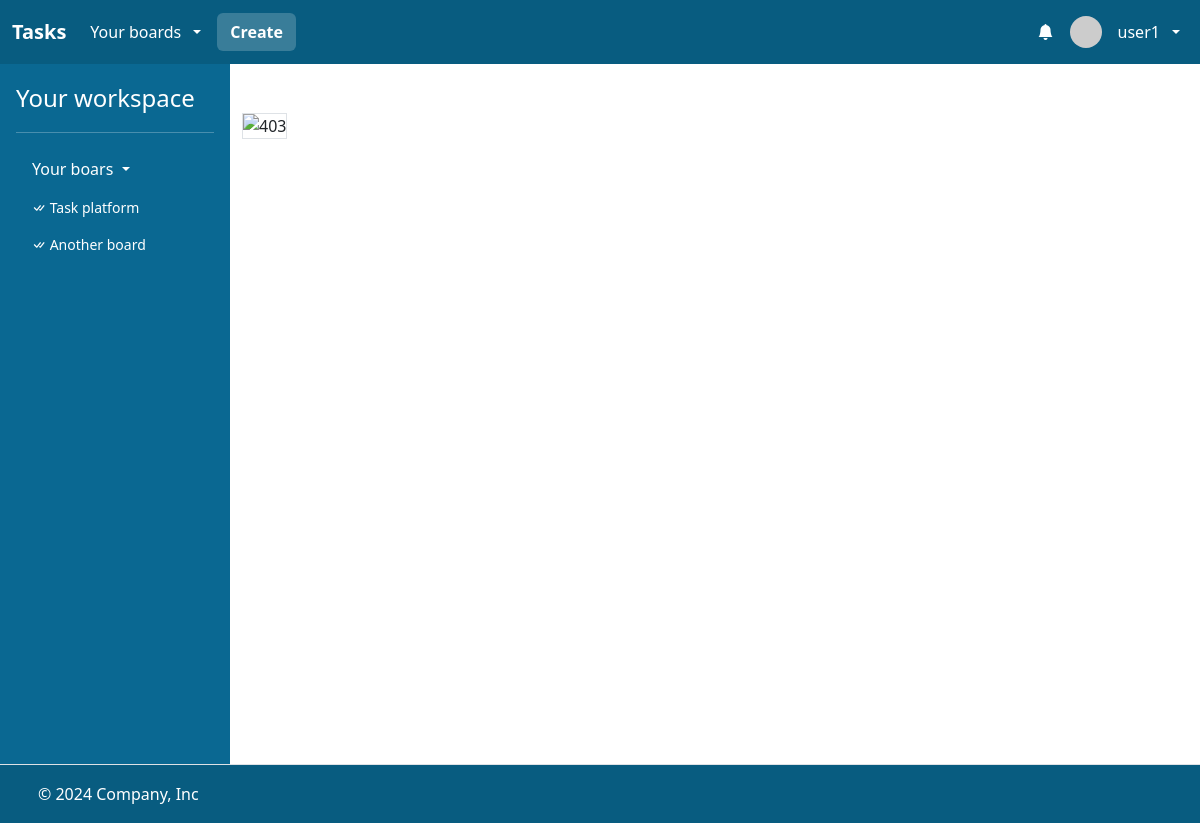
The page /boards/62/get_members (signed in) on the database its author committed.
### task/models.py (models this page shows, shortened)
class User(AbstractUser):
    bio = models.CharField(max_length=256)

class Board(models.Model):
    name = models.CharField(max_length=256)
    description = models.CharField(max_length=256)
    members = models.ManyToManyField(User, related_name="boards")
    created_at = models.DateTimeField(auto_now_add=True)

### task/views/board_views.py (the view, shortened to what this page needs)
@login_required
def board_members_view(request, board_id):
    board = Board.objects.filter(id=board_id).first()
    if board is None:
        return apology(request, "Board does not exist!", 400)
    if not request.user in board.members.all():
        return apology(request, "Forbidden.", 403)

### task/helpers.py (called while the page is built)
def apology(request, message, code=400):
    def escape(s):
        for old, new in [
            ("-", "--"),
            (" ", "-"),
            ("_", "__"),
            ("?", "~q"),
            ("%", "~p"),
            ("#", "~h"),
            ("/", "~s"),
            ('"', "''"),
        ]:
            s = s.replace(old, new)
        return s
    return render(
        request,
        "task/apology.html",
        {"top": code, "bottom": escape(message), "boards": request.user.boards.all()},
    )

### task/templates/task/apology.html (shortened to what this page needs)
{% extends "task/layout.html" %}
{% block main %}
    <div class="container">
        <div class="mt-5">
        <img alt="{{ top }}" class="border img-fluid" src="https://api.memegen.link/images/custom/{{ top | urlencode }}/{{ bottom | urlencode }}.jpg?background=https://i.imgur.com/CsCgN7Ll.png&width=400" title="{{ top }}">
        </div>
    </div>
{% endblock %}

### task/templates/task/layout.html (shortened to what this page needs)
<!DOCTYPE html>
{% load static %}
{% load humanize %}
<html lang="en">
    <head>
        <link href="https://cdn.jsdelivr.net/npm/bootstrap@5.3.3/dist/css/bootstrap.min.css" rel="stylesheet">
        <link rel="stylesheet" href="https://cdn.jsdelivr.net/npm/bootstrap-icons@1.3.0/font/bootstrap-icons.css">
        <link href="{% static 'styles.css' %}" rel="stylesheet">
    </head>
    <body class="h-100vh">
        <div class="d-flex flex-column h-100">
            <header>
                <nav class="navbar navbar-expand-lg bg-custom-3"  data-bs-theme="dark">
                    <div class="container-fluid">
                      <a class="navbar-brand fw-bold" href="{% url 'index' %}">Tasks</a>
                      <div class="collapse navbar-collapse" id="navbarHeader">
                        <ul class="navbar-nav me-auto mb-2 mb-lg-0 d-flex align-items-center gap-2">
                            {% if user.is_authenticated %}
                                <li class="nav-item dropdown">
                                    <a class="nav-link dropdown-toggle text-white d-flex align-items-center gap-2" href="#" role="button" data-bs-toggle="dropdown" aria-expanded="false">
                                        <span>Your boards</span>
                                    </a>
                                </li>
                                <li class="nav-item">
                                    <a class="btn fw-bold text-white bg-custom-4" href="{% url 'create_board' %}">Create</a>
                                </li>
                          {% endif %}
                        </ul>
                        {% if user.is_authenticated %}
                        <ul class="navbar-nav ms-auto mb-2 mb-lg-0 f-flex align-items-center">
                            <li class="nav-item dropdown">
                                <a class="nav-link text-white d-relative d-flex align-items-center gap-2" href="#" role="button" id="dropdownMenuClickableInside" data-bs-toggle="dropdown" data-bs-auto-close="outside" aria-expanded="false">
                                    <i class="bi bi-bell-fill"></i>
                                </a>
                            </li>
                            <li class="nav-item dropdown">
                                <a class="nav-link dropdown-toggle text-white d-flex align-items-center gap-2" href="#" role="button" data-bs-toggle="dropdown" aria-expanded="false">
                                    <img src="https://i.pravatar.cc/48?u={{ user.id }}" alt="" width="32" height="32" class="rounded-circle me-2">
                                    <span>{{ user.username }}</span>
                                </a>
                            </li>
                        </ul>
                        {% endif %}
                      </div>
                    </div>
                  </nav>
            </header>
            <main class="flex-fill">
                <div class="d-flex flex-nowrap h-100">
                    {% if user.is_authenticated %}
                    <div class="d-none d-lg-flex flex-column flex-shrink-0 p-3 text-white side-menu-container">
                        <a href="{% url 'index' %}" class="text-decoration-none d-flex align-items-center mb-3 mb-md-0 me-md-auto text-white">
                          <span class="fs-4">Your workspace</span>
                        </a>
                        <hr>
                        <ul class="nav nav-pills flex-column mb-auto">
                          <li class="mb-1">
                            <button class="nav-link text-white collapsed dropdown-toggle" data-bs-toggle="collapse" data-bs-target="#home-collapse" aria-expanded="true">
                                Your boars
                            </button>
                            <div class="collapse show " id="home-collapse">
                                <ul class="btn-toggle-nav list-unstyled fw-normal pb-1 small max-height-490 overflow-auto">
                                    {% for board in boards %}
                                    <li>
                                        <a href="{% url 'board' board.id %}" class="nav-link text-white">
                                            <i class="bi bi-check-all"></i>
                                            {{ board.name }}
                                        </a>
                                    </li>
                                    {% endfor %}
                                </ul>
                            </div>
                          </li>
                        </ul>
                    </div>
                    {% endif %}
                    <div class="flex-fill bg-white min-heigt-700 overflow-x-hidden">
                        {% block main %}
                        {% endblock %}
                    </div>
                </div>
            </main>
            <footer class="d-flex flex-wrap justify-content-between align-items-center py-3 border-top bg-custom-3 border-0">
                <div class="col-md-4 d-flex align-items-center">
                  <a href="/" class="mb-3 me-2 mb-md-0 text-body-secondary lh-1">
                    <svg class="bi" width="30" height="24"><use xlink:href="#bootstrap"></use></svg>
                  </a>
                  <span class="mb-3 mb-md-0 text-white">© 2024 Company, Inc</span>
                </div>
                <ul class="nav col-md-4 justify-content-end list-unstyled d-flex">
                  <li class="ms-3"><a class="text-body-secondary" href="#"><svg class="bi" width="24" height="24"><use xlink:href="#twitter"></use></svg></a></li>
                  <li class="ms-3"><a class="text-body-secondary" href="#"><svg class="bi" width="24" height="24"><use xlink:href="#instagram"></use></svg></a></li>
                  <li class="ms-3"><a class="text-body-secondary" href="#"><svg class="bi" width="24" height="24"><use xlink:href="#facebook"></use></svg></a></li>
                </ul>
            </footer>
        </div>
    </body>
</html>

### task/static/styles.css (style rules this page uses)
.bg-custom-3 { background-color: #085c80; }
.bg-custom-4 { background-color: #397d99; }
.h-100 { height: 100%; }
.h-100vh { height: 100vh; }
.side-menu-container { width: 230px; background: #0a6892; }
.max-height-490 { max-height: 490px; }
.min-heigt-700 { min-height: 700px; }
.overflow-x-hidden { overflow-x: hidden; }

### rows shown on the page
User: username "user1"
Board: name "Task platform"
Board: name "Another board"
